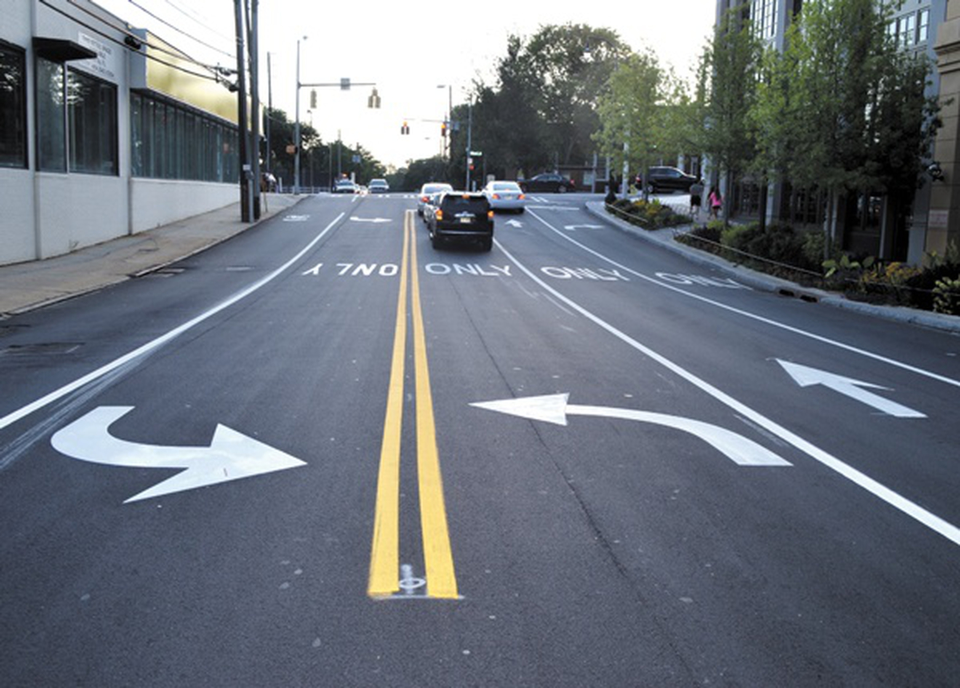
#> input picture road_marking.jpg, 1920 x 1376 px (shown at 1/2 size)
$ python img_dilation.py
#> lines starting #> are read from the running program, lines starting #| are printed output that depends on the picture
import cv2
import numpy as np

img_path="road_marking.jpg"
img=cv2.imread(img_path)
#> img is the input picture: shape (1376, 1920, 3); mean B, G, R 122.7, 113.4, 106.9
img=cv2.resize(img,(600,400))
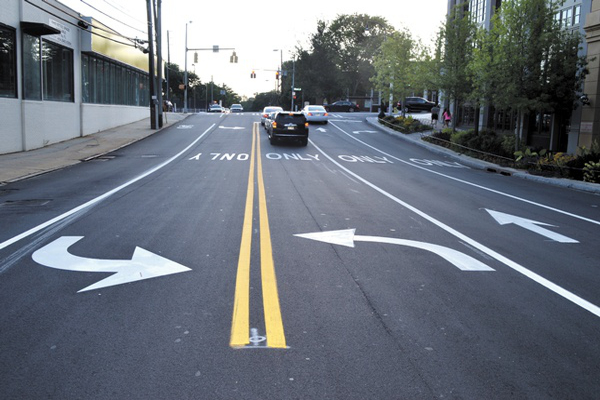
#> img: shape (400, 600, 3); mean B, G, R 122.6, 113.3, 106.8
cv2.imshow("Original image",img)
cv2.waitKey(0)
cv2.destroyAllWindows()

kernel1=np.ones((5,5),dtype="uint8")
dilated_img=cv2.dilate(img,kernel1,iterations=1)
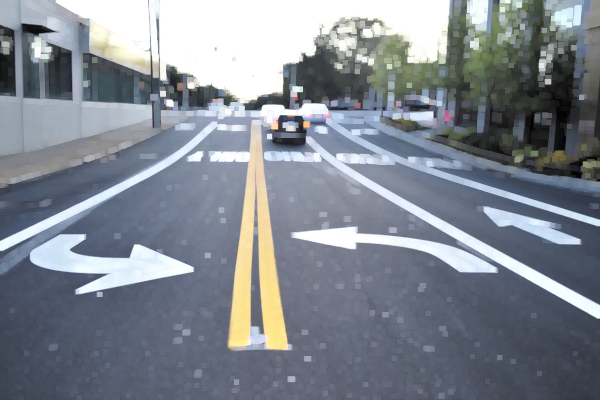
#> dilated_img: shape (400, 600, 3); mean B, G, R 144.2, 135.1, 128.7
both_img=np.hstack((img,dilated_img))
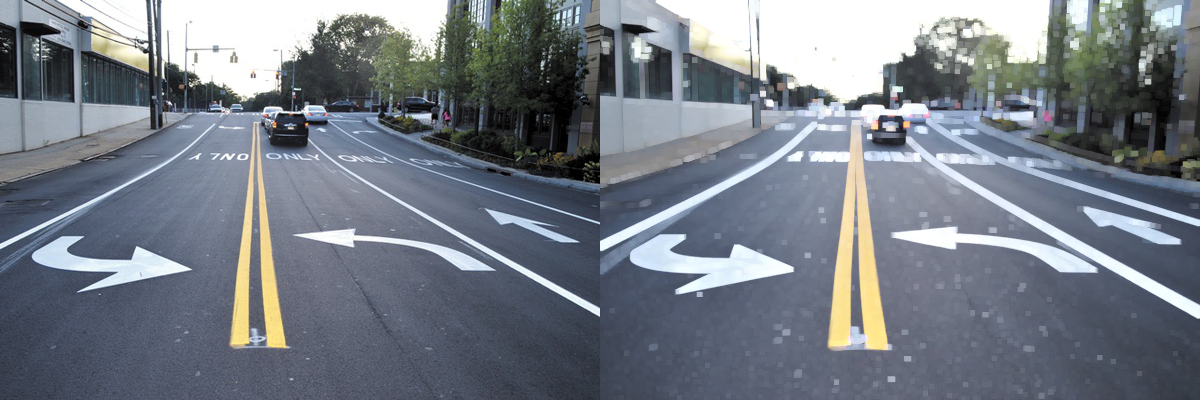
#> both_img: shape (400, 1200, 3); mean B, G, R 133.4, 124.2, 117.8
cv2.imshow("Both image",both_img)
cv2.waitKey(0)
cv2.destroyAllWindows()

$ run again, with Vr_person.jpg copied over road_marking.jpg
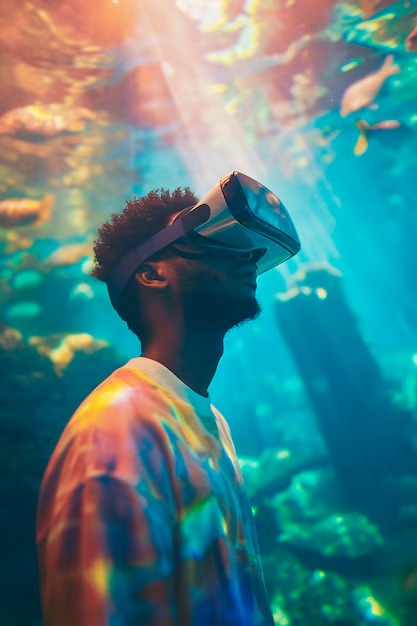
#> input picture Vr_person.jpg, 417 x 626 px
#> img is the input picture: shape (626, 417, 3); mean B, G, R 131.2, 128.5, 78.3
#> img: shape (400, 600, 3)
#> `dilated_img=cv2.dilate(img,kernel1,iterations=1)`:
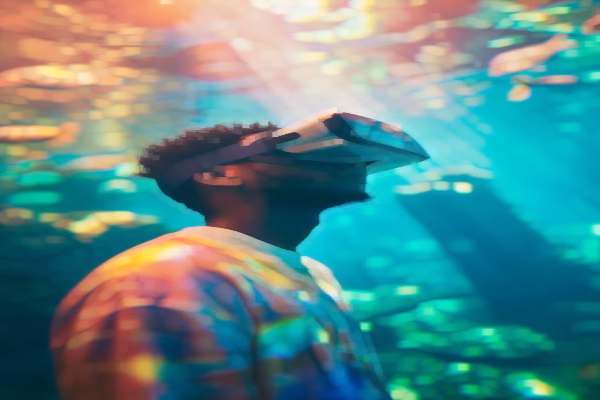
#> dilated_img: shape (400, 600, 3); mean B, G, R 139.3, 138.4, 90.8
#> `both_img=np.hstack((img,dilated_img))`:
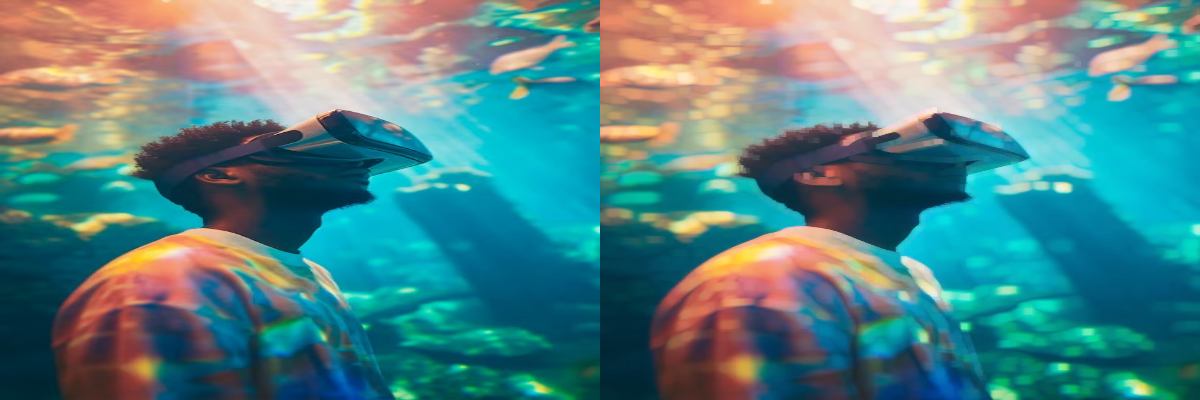
#> both_img: shape (400, 1200, 3); mean B, G, R 135.2, 133.4, 84.5

$ run again, with silhoutte.png saved as road_marking.jpg
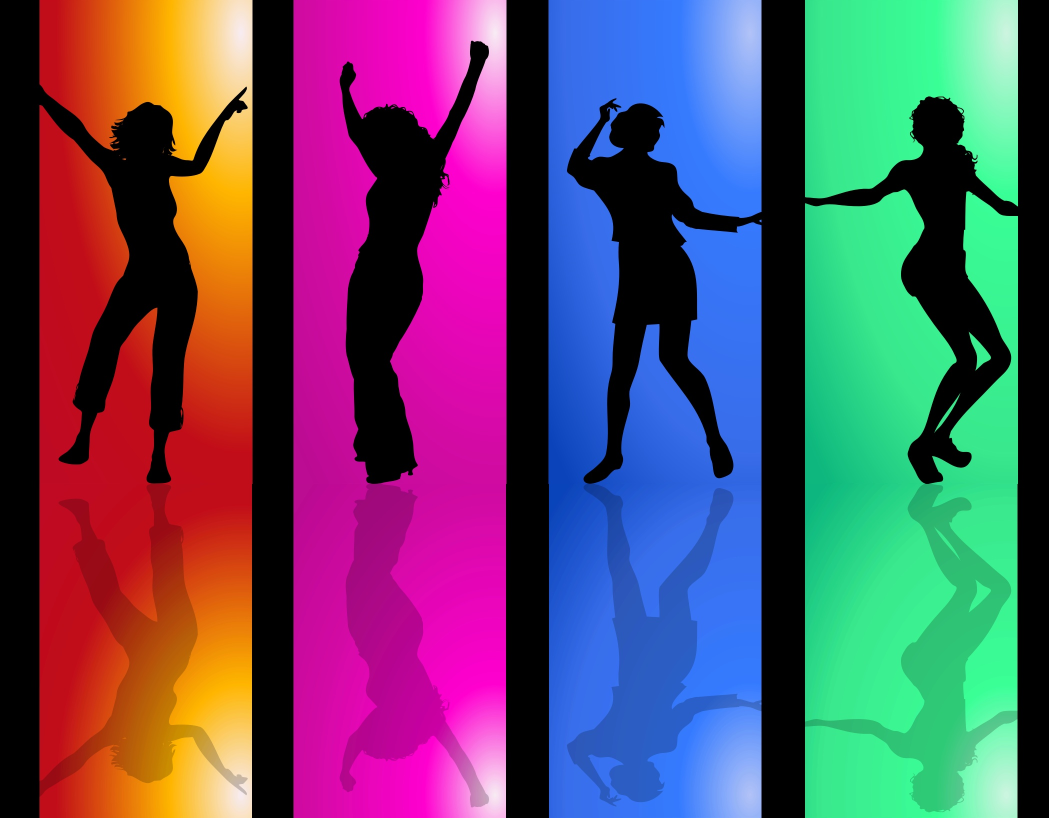
#> input picture silhoutte.png, 2097 x 1635 px (shown at 1/2 size)
#> img is the input picture: shape (1635, 2097, 3); mean B, G, R 101.1, 76.6, 94.8
#> img: shape (400, 600, 3)
#> `dilated_img=cv2.dilate(img,kernel1,iterations=1)`:
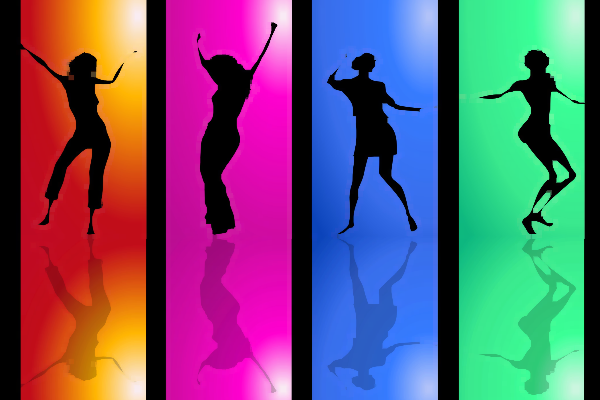
#> dilated_img: shape (400, 600, 3); mean B, G, R 112.2, 85.7, 105.3
#> `both_img=np.hstack((img,dilated_img))`:
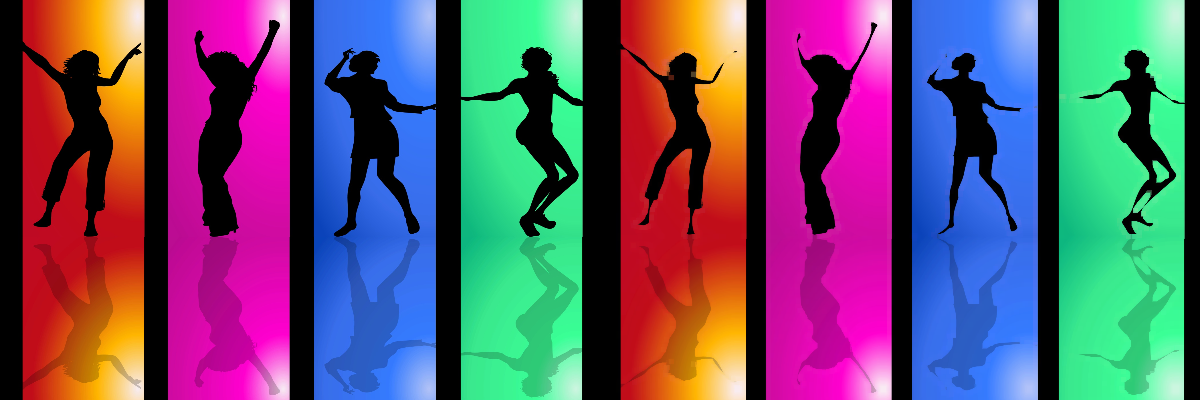
#> both_img: shape (400, 1200, 3); mean B, G, R 106.6, 81.1, 100
